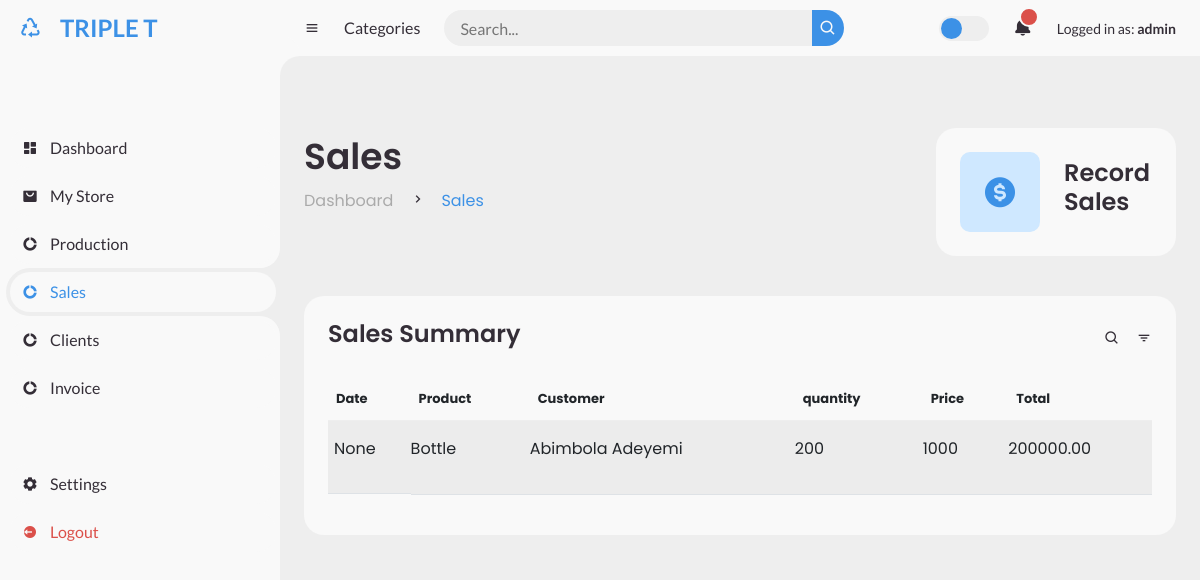
Page /sales_record/ (signed in) on the earlier database version.
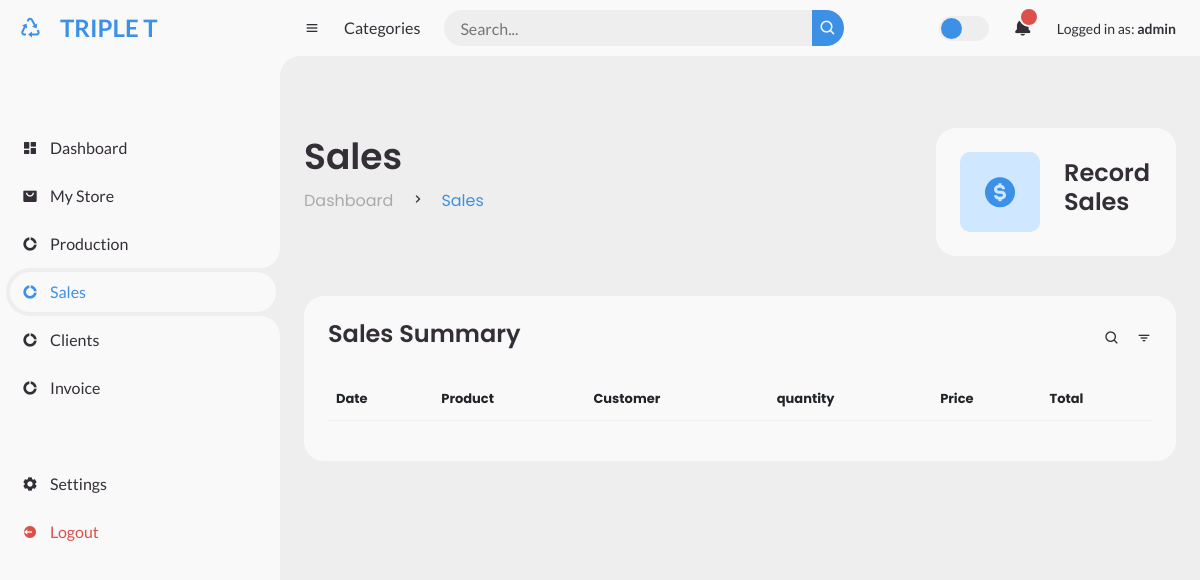
Same page on the later database version.
### store/models.py (models this page shows, shortened)
class Sales(models.Model):
    product = models.ForeignKey(Stock, on_delete=models.CASCADE, null=True)
    customer = models.ForeignKey(Customer, on_delete=models.CASCADE, null=True )
    quantity = models.IntegerField()
    price = models.IntegerField()
    total = models.DecimalField(max_digits=20,decimal_places=2)
    created_at = models.DateField(null=True, blank=True)

class Stock(models.Model):
    name = models.CharField(max_length=20, null=True)
    color = models.CharField(max_length=10, null=True, blank=True)
    cap_type = models.ForeignKey(Cap, on_delete=models.CASCADE, null=True, blank=True)
    product_type = models.CharField(max_length=20, null=True, blank=True)
    preform_type = models.ForeignKey(Preform_type, on_delete=models.CASCADE, null=True, blank=True)
    quantity = models.IntegerField()
    notification_sent = models.BooleanField(default=False)

class Contact(models.Model):
    name = models.CharField(max_length=30)
    address = models.TextField()
    phone_number = models.CharField(max_length=20)
    email = models.EmailField()
    class Meta:
        abstract = True

class Customer(Contact):
    pass

### store/views.py (the view)
# urls.py: path('sales_record/', views.sales_record, name="sales_record"),
@login_required
def sales_record(request):
    sales = Sales.objects.all()
    return render(request, 'sales/index.html', {'sales': sales})

### store/templates/sales/index.html
{% extends "sales/base.html" %}
{% block body %}
<div class="head-title">
    <div class="left">
      <h1>Sales</h1>
      <ul class="breadcrumb">
        <li>
          <a href="#">Dashboard</a>
        </li>
        <li><i class='bx bx-chevron-right' ></i></li>
        <li>
          <a class="active" href="{% url 'sales_record' %}">Sales</a>
        </li>
      </ul>
    </div>
    <ul class="box-info">
        <a href="{% url 'sales_form' %}">
          <li>
            <i class='bx bxs-dollar-circle'></i>
            <span class="text">
              <h3>Record <br> Sales</h3>
            </span>
          </li>
        </a>
      </ul>
</div>
<div class="table-data">
    <div class="order">
      <div class="head">
        <h3>Sales Summary</h3>
        <i class='bx bx-search' ></i>
        <i class='bx bx-filter' ></i>
      </div>
      <table class="table table-striped">
        <thead>
          <tr>
            <th>Date</th>
            <th>Product</th>
            <th>Customer</th>
            <th>quantity</th>
            <th>Price</th>
            <th>Total</th>
          </tr>
        </thead>
        <tbody>
            {% for sales in sales %}
              <tr>
                <td><p>{{sales.created_at}}</p></td>
                  <td>
                    <p>{{sales.product.name}}</p>
                  </td>
                  <td><p>{{sales.customer.name}}</p></td>
                  <td>{{sales.quantity}}</td>
                  <td>{{sales.price}}</td>
                  <td>{{sales.total}}</td>
                </tr>
              {% endfor %}
        </tbody>
      </table>
    </div>
</div>
{% endblock %}

Differences in the rows shown:
removed Sales: created_at "None", product.name "Bottle", customer.name "Abimbola Adeyemi", quantity "200", price "1000", total "200000.00"
